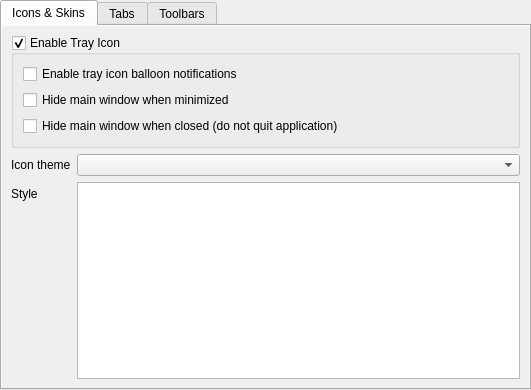
<?xml version="1.0" encoding="UTF-8"?>
<ui version="4.0">
 <class>SettingsGui</class>
 <widget class="QWidget" name="SettingsGui">
  <property name="geometry">
   <rect>
    <x>0</x>
    <y>0</y>
    <width>531</width>
    <height>390</height>
   </rect>
  </property>
  <layout class="QHBoxLayout" name="horizontalLayout">
   <property name="leftMargin">
    <number>0</number>
   </property>
   <property name="topMargin">
    <number>0</number>
   </property>
   <property name="rightMargin">
    <number>0</number>
   </property>
   <property name="bottomMargin">
    <number>0</number>
   </property>
   <item>
    <widget class="QTabWidget" name="m_tabUi">
     <property name="tabPosition">
      <enum>QTabWidget::North</enum>
     </property>
     <property name="currentIndex">
      <number>0</number>
     </property>
     <widget class="QWidget" name="m_tabIconSkin">
      <attribute name="title">
       <string>Icons &amp;&amp; Skins</string>
      </attribute>
      <layout class="QHBoxLayout" name="horizontalLayout_8">
       <property name="leftMargin">
        <number>0</number>
       </property>
       <property name="topMargin">
        <number>0</number>
       </property>
       <property name="rightMargin">
        <number>0</number>
       </property>
       <property name="bottomMargin">
        <number>0</number>
       </property>
       <item>
        <widget class="QScrollArea" name="m_scrollIconSkins">
         <property name="frameShape">
          <enum>QFrame::NoFrame</enum>
         </property>
         <property name="widgetResizable">
          <bool>true</bool>
         </property>
         <widget class="QWidget" name="scrollAreaWidgetContents_2">
          <property name="geometry">
           <rect>
            <x>0</x>
            <y>0</y>
            <width>525</width>
            <height>364</height>
           </rect>
          </property>
          <layout class="QFormLayout" name="formLayout">
           <property name="fieldGrowthPolicy">
            <enum>QFormLayout::AllNonFixedFieldsGrow</enum>
           </property>
           <item row="1" column="0">
            <widget class="QLabel" name="m_lblIconTheme">
             <property name="text">
              <string>Icon theme</string>
             </property>
             <property name="buddy">
              <cstring>m_cmbIconTheme</cstring>
             </property>
            </widget>
           </item>
           <item row="1" column="1">
            <widget class="QComboBox" name="m_cmbIconTheme"/>
           </item>
           <item row="2" column="0">
            <widget class="QLabel" name="m_lblStyle">
             <property name="text">
              <string>Style</string>
             </property>
             <property name="buddy">
              <cstring>m_listStyles</cstring>
             </property>
            </widget>
           </item>
           <item row="2" column="1">
            <widget class="QListWidget" name="m_listStyles"/>
           </item>
           <item row="0" column="0" colspan="2">
            <widget class="QGroupBox" name="m_grpTrayIcon">
             <property name="title">
              <string>Enable Tray Icon</string>
             </property>
             <property name="checkable">
              <bool>true</bool>
             </property>
             <layout class="QFormLayout" name="formLayout_2">
              <item row="1" column="0" colspan="2">
               <widget class="QCheckBox" name="m_checkHideWhenMinimized">
                <property name="toolTip">
                 <string>If enabled, then main window is completely hidden when minimized. User can restore window visibility only via tray icon interaction.</string>
                </property>
                <property name="text">
                 <string>Hide main window when minimized</string>
                </property>
               </widget>
              </item>
              <item row="0" column="0" colspan="2">
               <widget class="QCheckBox" name="m_checkBalloonNotifications">
                <property name="text">
                 <string>Enable tray icon balloon notifications</string>
                </property>
               </widget>
              </item>
              <item row="2" column="0" colspan="2">
               <widget class="QCheckBox" name="m_checkHideOnClose">
                <property name="toolTip">
                 <string>If enabled, then main window completely hidden when &quot;X&quot; button is clicked and application does not quit. When disabled, then the behavior is the same as when application runs in non-tray mode, the application will quit.</string>
                </property>
                <property name="text">
                 <string>Hide main window when closed (do not quit application)</string>
                </property>
               </widget>
              </item>
             </layout>
            </widget>
           </item>
          </layout>
         </widget>
        </widget>
       </item>
      </layout>
     </widget>
     <widget class="QWidget" name="m_tabTabs">
      <attribute name="title">
       <string>Tabs</string>
      </attribute>
      <layout class="QFormLayout" name="formLayout_7">
       <property name="fieldGrowthPolicy">
        <enum>QFormLayout::AllNonFixedFieldsGrow</enum>
       </property>
       <item row="0" column="0" colspan="2">
        <widget class="QGroupBox" name="m_grbCloseTabs">
         <property name="title">
          <string>Close Tabs with</string>
         </property>
         <layout class="QFormLayout" name="formLayout_13">
          <item row="0" column="0">
           <widget class="QCheckBox" name="m_checkCloseTabsDoubleClick">
            <property name="text">
             <string>Left mouse button double-click</string>
            </property>
           </widget>
          </item>
          <item row="0" column="1">
           <widget class="QCheckBox" name="m_checkCloseTabsMiddleClick">
            <property name="text">
             <string>Middle mouse button single-click</string>
            </property>
           </widget>
          </item>
         </layout>
        </widget>
       </item>
       <item row="1" column="0" colspan="2">
        <widget class="QCheckBox" name="m_checkNewTabDoubleClick">
         <property name="text">
          <string>Open new tabs with left mouse button double-click on tab bar</string>
         </property>
        </widget>
       </item>
      </layout>
     </widget>
     <widget class="QWidget" name="m_tabToolBars">
      <attribute name="title">
       <string>Toolbars</string>
      </attribute>
      <layout class="QFormLayout" name="formLayout_18">
       <item row="0" column="1">
        <widget class="QComboBox" name="m_cmbToolbarButtonStyle"/>
       </item>
       <item row="1" column="1">
        <widget class="QComboBox" name="m_cmbSelectToolBar">
         <property name="currentIndex">
          <number>0</number>
         </property>
         <item>
          <property name="text">
           <string>Main toolbar</string>
          </property>
         </item>
        </widget>
       </item>
       <item row="3" column="0" colspan="2">
        <widget class="QStackedWidget" name="m_stackedToolbars">
         <property name="sizePolicy">
          <sizepolicy hsizetype="Preferred" vsizetype="Preferred">
           <horstretch>0</horstretch>
           <verstretch>1</verstretch>
          </sizepolicy>
         </property>
         <property name="currentIndex">
          <number>0</number>
         </property>
         <widget class="QWidget" name="m_pageToolBar">
          <layout class="QHBoxLayout" name="horizontalLayout_18">
           <property name="leftMargin">
            <number>0</number>
           </property>
           <property name="topMargin">
            <number>0</number>
           </property>
           <property name="rightMargin">
            <number>0</number>
           </property>
           <property name="bottomMargin">
            <number>0</number>
           </property>
           <item>
            <widget class="ToolBarEditor" name="m_editorToolBar" native="true"/>
           </item>
          </layout>
         </widget>
        </widget>
       </item>
       <item row="0" column="0">
        <widget class="QLabel" name="label_7">
         <property name="text">
          <string>Toolbar button style</string>
         </property>
         <property name="buddy">
          <cstring>m_cmbToolbarButtonStyle</cstring>
         </property>
        </widget>
       </item>
       <item row="1" column="0">
        <widget class="QLabel" name="label_10">
         <property name="text">
          <string>Select toolbar to edit</string>
         </property>
         <property name="buddy">
          <cstring>m_cmbSelectToolBar</cstring>
         </property>
        </widget>
       </item>
      </layout>
     </widget>
    </widget>
   </item>
  </layout>
 </widget>
 <customwidgets>
  <customwidget>
   <class>ToolBarEditor</class>
   <extends>QWidget</extends>
   <header>toolbareditor.h</header>
   <container>1</container>
  </customwidget>
 </customwidgets>
 <tabstops>
  <tabstop>m_scrollIconSkins</tabstop>
  <tabstop>m_tabUi</tabstop>
  <tabstop>m_grpTrayIcon</tabstop>
  <tabstop>m_checkBalloonNotifications</tabstop>
  <tabstop>m_checkHideWhenMinimized</tabstop>
  <tabstop>m_checkHideOnClose</tabstop>
  <tabstop>m_cmbIconTheme</tabstop>
  <tabstop>m_listStyles</tabstop>
  <tabstop>m_checkCloseTabsDoubleClick</tabstop>
  <tabstop>m_checkCloseTabsMiddleClick</tabstop>
  <tabstop>m_checkNewTabDoubleClick</tabstop>
  <tabstop>m_cmbToolbarButtonStyle</tabstop>
  <tabstop>m_cmbSelectToolBar</tabstop>
 </tabstops>
 <resources/>
 <connections/>
</ui>
